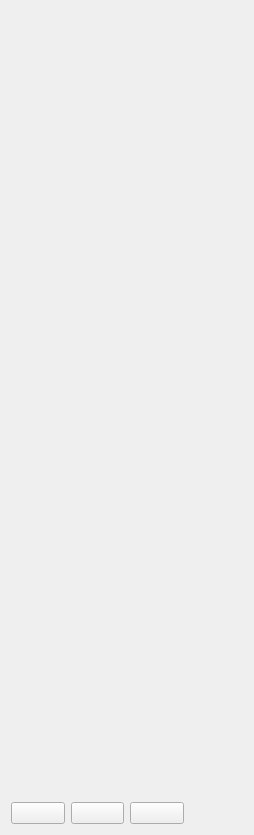
<?xml version='1.0' encoding='utf-8'?>
<ui version="4.0">
 <class>RpgTeamSheetScreen</class>
 <widget class="QWidget" name="RpgTeamSheetScreen">
  <property name="styleSheet">
   <string notr="true">#RpgTeamSheetScreen {
    background-color: #d0c0a0;
    font-family: "Pixelify Sans", monospace;
    font-size: 20px;
    color: #302000;
}

#RpgTeamSheetScreen QScrollArea, #RpgTeamSheetScreen QScrollArea &gt; QWidget &gt; QWidget {
    background: transparent;
    border: none;
}

#RpgTeamSheetScreen QLabel#rpgTitle {
    color: #c0b080;
    font-family: "Press Start 2P", monospace;
    font-size: 28px;
    font-weight: bold;
}

#RpgTeamSheetScreen QLabel[rpgRole="block"] {
    color: #c0a060;
    font-size: 20px;
    font-weight: bold;
}

#RpgTeamSheetScreen QLabel[rpgRole="field"] {
    color: #705020;
    font-size: 16px;
}

#RpgTeamSheetScreen QLabel[rpgRole="value"] {
    color: #302000;
    font-size: 20px;
}

#RpgTeamSheetScreen QLabel[rpgRole="bigValue"] {
    color: #302000;
    font-family: "Press Start 2P", monospace;
    font-size: 28px;
    font-weight: bold;
}

#RpgTeamSheetScreen QFrame[rpgRole="hairline"] {
    background-color: #c0a060;
    border: none;
}

#RpgTeamSheetScreen QLabel[rpgRole="signature"] {
    color: #705020;
    font-size: 20px;
    border-bottom: 1px dotted #907030;
}

#RpgTeamSheetScreen QLabel[rpgRole="prose"] {
    color: #705020;
    font-size: 20px;
}

#RpgTeamSheetScreen QFrame[rpgRole="cell"], #RpgTeamSheetScreen QFrame[rpgRole="chip"], #RpgTeamSheetScreen QFrame[rpgRole="action"], #RpgTeamSheetScreen QFrame[rpgRole="illustration"] {
    background: #f0e0d0;
    border: 2px solid #302000;
    border-radius: 0;
}

#RpgTeamSheetScreen QFrame[rpgRole="row"] {
    background: transparent;
    border: none;
    border-bottom: 2px solid #907030;
    border-radius: 0;
}

#RpgTeamSheetScreen hmi--MenuEntryButton {
    color: #705020;
    background: transparent;
    border: none;
    text-align: left;
    padding: 8px 12px;
    font-size: 20px;
    font-weight: bold;
}

#RpgTeamSheetScreen hmi--MenuEntryButton:hover, #RpgTeamSheetScreen hmi--MenuEntryButton:focus {
    color: #c0a060;
    background: transparent;
}</string>
  </property>
  <layout class="QVBoxLayout" name="pageLayout">
   <item>
    <widget class="hmi::TitleBanner" name="rpgTitle">
     <property name="text">
      <string />
     </property>
    </widget>
   </item>
   <item>
    <widget class="QWidget" name="bodyHost">
     <layout class="QHBoxLayout" name="bodyRow">
      <item>
       <widget class="QWidget" name="leftColumn">
        <layout class="QVBoxLayout" name="leftColumnLayout">
         <item>
          <widget class="hmi::ParchmentPanel" name="leftColumnBlock0Panel">
           <layout class="QVBoxLayout" name="leftColumnBlock0Inset">
            <item>
             <widget class="QScrollArea" name="leftColumnBlock0Scroll">
              <property name="widgetResizable">
               <bool>true</bool>
              </property>
              <property name="frameShape">
               <enum>QFrame::NoFrame</enum>
              </property>
              <widget class="QWidget" name="leftColumnBlock0Content">
               <layout class="QVBoxLayout" name="leftColumnBlock0Layout">
                <item>
                 <widget class="QLabel" name="leftColumnBlock0Title">
                  <property name="text">
                   <string />
                  </property>
                  <property name="rpgRole" stdset="0">
                   <string>block</string>
                  </property>
                  <property name="rpgKey" stdset="0">
                   <string>rpg.block.team</string>
                  </property>
                 </widget>
                </item>
                <item>
                 <layout class="QGridLayout" name="leftColumnBlock0Grid">
                  <item row="0" column="0">
                   <widget class="QLabel" name="leftColumnBlock0Field0Label">
                    <property name="text">
                     <string />
                    </property>
                    <property name="rpgRole" stdset="0">
                     <string>field</string>
                    </property>
                    <property name="rpgKey" stdset="0">
                     <string>rpg.field.team_name</string>
                    </property>
                   </widget>
                  </item>
                  <item row="0" column="1">
                   <widget class="QLabel" name="leftColumnBlock0Field0Value">
                    <property name="text">
                     <string />
                    </property>
                    <property name="rpgRole" stdset="0">
                     <string>value</string>
                    </property>
                   </widget>
                  </item>
                  <item row="1" column="0">
                   <widget class="QLabel" name="leftColumnBlock0Field1Label">
                    <property name="text">
                     <string />
                    </property>
                    <property name="rpgRole" stdset="0">
                     <string>field</string>
                    </property>
                    <property name="rpgKey" stdset="0">
                     <string>rpg.field.career_points</string>
                    </property>
                   </widget>
                  </item>
                  <item row="1" column="1">
                   <widget class="QLabel" name="leftColumnBlock0Field1Value">
                    <property name="text">
                     <string />
                    </property>
                    <property name="rpgRole" stdset="0">
                     <string>value</string>
                    </property>
                   </widget>
                  </item>
                  <item row="2" column="0">
                   <widget class="QLabel" name="leftColumnBlock0Field2Label">
                    <property name="text">
                     <string />
                    </property>
                    <property name="rpgRole" stdset="0">
                     <string>field</string>
                    </property>
                    <property name="rpgKey" stdset="0">
                     <string>rpg.field.fame</string>
                    </property>
                   </widget>
                  </item>
                  <item row="2" column="1">
                   <widget class="QLabel" name="leftColumnBlock0Field2Value">
                    <property name="text">
                     <string />
                    </property>
                    <property name="rpgRole" stdset="0">
                     <string>value</string>
                    </property>
                   </widget>
                  </item>
                  <item row="3" column="0">
                   <widget class="QLabel" name="leftColumnBlock0Field3Label">
                    <property name="text">
                     <string />
                    </property>
                    <property name="rpgRole" stdset="0">
                     <string>field</string>
                    </property>
                    <property name="rpgKey" stdset="0">
                     <string>rpg.field.prestige</string>
                    </property>
                   </widget>
                  </item>
                  <item row="3" column="1">
                   <widget class="QLabel" name="leftColumnBlock0Field3Value">
                    <property name="text">
                     <string />
                    </property>
                    <property name="rpgRole" stdset="0">
                     <string>value</string>
                    </property>
                   </widget>
                  </item>
                  <item row="4" column="0">
                   <widget class="QLabel" name="leftColumnBlock0Field4Label">
                    <property name="text">
                     <string />
                    </property>
                    <property name="rpgRole" stdset="0">
                     <string>field</string>
                    </property>
                    <property name="rpgKey" stdset="0">
                     <string>rpg.field.beneficiary</string>
                    </property>
                   </widget>
                  </item>
                  <item row="4" column="1">
                   <widget class="QLabel" name="leftColumnBlock0Field4Value">
                    <property name="text">
                     <string />
                    </property>
                    <property name="rpgRole" stdset="0">
                     <string>value</string>
                    </property>
                   </widget>
                  </item>
                  <item row="5" column="0">
                   <widget class="QLabel" name="leftColumnBlock0Field5Label">
                    <property name="text">
                     <string />
                    </property>
                    <property name="rpgRole" stdset="0">
                     <string>field</string>
                    </property>
                    <property name="rpgKey" stdset="0">
                     <string>rpg.field.style</string>
                    </property>
                   </widget>
                  </item>
                  <item row="5" column="1">
                   <widget class="QLabel" name="leftColumnBlock0Field5Value">
                    <property name="text">
                     <string />
                    </property>
                    <property name="rpgRole" stdset="0">
                     <string>value</string>
                    </property>
                   </widget>
                  </item>
                  <item row="6" column="0">
                   <widget class="QLabel" name="leftColumnBlock0Field6Label">
                    <property name="text">
                     <string />
                    </property>
                    <property name="rpgRole" stdset="0">
                     <string>field</string>
                    </property>
                    <property name="rpgKey" stdset="0">
                     <string>rpg.field.specialization</string>
                    </property>
                   </widget>
                  </item>
                  <item row="6" column="1">
                   <widget class="QLabel" name="leftColumnBlock0Field6Value">
                    <property name="text">
                     <string />
                    </property>
                    <property name="rpgRole" stdset="0">
                     <string>value</string>
                    </property>
                   </widget>
                  </item>
                 </layout>
                </item>
               </layout>
              </widget>
             </widget>
            </item>
           </layout>
          </widget>
         </item>
         <item>
          <widget class="hmi::ParchmentPanel" name="leftColumnBlock1Panel">
           <layout class="QVBoxLayout" name="leftColumnBlock1Inset">
            <item>
             <widget class="QScrollArea" name="leftColumnBlock1Scroll">
              <property name="widgetResizable">
               <bool>true</bool>
              </property>
              <property name="frameShape">
               <enum>QFrame::NoFrame</enum>
              </property>
              <widget class="QWidget" name="leftColumnBlock1Content">
               <layout class="QVBoxLayout" name="leftColumnBlock1Layout">
                <item>
                 <widget class="QLabel" name="leftColumnBlock1Title">
                  <property name="text">
                   <string />
                  </property>
                  <property name="rpgRole" stdset="0">
                   <string>block</string>
                  </property>
                  <property name="rpgKey" stdset="0">
                   <string>rpg.block.team_members</string>
                  </property>
                 </widget>
                </item>
                <item>
                 <widget class="QFrame" name="leftColumnBlock1Row0">
                  <property name="rpgRole" stdset="0">
                   <string>row</string>
                  </property>
                  <layout class="QHBoxLayout" name="leftColumnBlock1Row0Layout">
                   <item>
                    <widget class="QLabel" name="leftColumnBlock1Row0Value">
                     <property name="text">
                      <string />
                     </property>
                     <property name="rpgRole" stdset="0">
                      <string>value</string>
                     </property>
                    </widget>
                   </item>
                  </layout>
                 </widget>
                </item>
                <item>
                 <widget class="QFrame" name="leftColumnBlock1Row1">
                  <property name="rpgRole" stdset="0">
                   <string>row</string>
                  </property>
                  <layout class="QHBoxLayout" name="leftColumnBlock1Row1Layout">
                   <item>
                    <widget class="QLabel" name="leftColumnBlock1Row1Value">
                     <property name="text">
                      <string />
                     </property>
                     <property name="rpgRole" stdset="0">
                      <string>value</string>
                     </property>
                    </widget>
                   </item>
                  </layout>
                 </widget>
                </item>
                <item>
                 <widget class="QFrame" name="leftColumnBlock1Row2">
                  <property name="rpgRole" stdset="0">
                   <string>row</string>
                  </property>
                  <layout class="QHBoxLayout" name="leftColumnBlock1Row2Layout">
                   <item>
                    <widget class="QLabel" name="leftColumnBlock1Row2Value">
                     <property name="text">
                      <string />
                     </property>
                     <property name="rpgRole" stdset="0">
                      <string>value</string>
                     </property>
                    </widget>
                   </item>
                  </layout>
                 </widget>
                </item>
                <item>
                 <widget class="QFrame" name="leftColumnBlock1Row3">
                  <property name="rpgRole" stdset="0">
                   <string>row</string>
                  </property>
                  <layout class="QHBoxLayout" name="leftColumnBlock1Row3Layout">
                   <item>
                    <widget class="QLabel" name="leftColumnBlock1Row3Value">
                     <property name="text">
                      <string />
                     </property>
                     <property name="rpgRole" stdset="0">
                      <string>value</string>
                     </property>
                    </widget>
                   </item>
                  </layout>
                 </widget>
                </item>
               </layout>
              </widget>
             </widget>
            </item>
           </layout>
          </widget>
         </item>
         <item>
          <widget class="hmi::ParchmentPanel" name="leftColumnBlock2Panel">
           <layout class="QVBoxLayout" name="leftColumnBlock2Inset">
            <item>
             <widget class="QScrollArea" name="leftColumnBlock2Scroll">
              <property name="widgetResizable">
               <bool>true</bool>
              </property>
              <property name="frameShape">
               <enum>QFrame::NoFrame</enum>
              </property>
              <widget class="QWidget" name="leftColumnBlock2Content">
               <layout class="QVBoxLayout" name="leftColumnBlock2Layout">
                <item>
                 <widget class="QLabel" name="leftColumnBlock2Title">
                  <property name="text">
                   <string />
                  </property>
                  <property name="rpgRole" stdset="0">
                   <string>block</string>
                  </property>
                  <property name="rpgKey" stdset="0">
                   <string>rpg.block.relations</string>
                  </property>
                 </widget>
                </item>
                <item>
                 <widget class="QLabel" name="leftColumnBlock2Prose">
                  <property name="text">
                   <string />
                  </property>
                  <property name="wordWrap">
                   <bool>true</bool>
                  </property>
                  <property name="alignment">
                   <set>Qt::AlignLeft|Qt::AlignTop</set>
                  </property>
                  <property name="rpgRole" stdset="0">
                   <string>prose</string>
                  </property>
                 </widget>
                </item>
               </layout>
              </widget>
             </widget>
            </item>
           </layout>
          </widget>
         </item>
         <item>
          <spacer name="leftColumnStretch">
           <property name="orientation">
            <enum>Qt::Vertical</enum>
           </property>
          </spacer>
         </item>
        </layout>
       </widget>
      </item>
      <item>
       <widget class="QWidget" name="rightColumn">
        <layout class="QVBoxLayout" name="rightColumnLayout">
         <item>
          <widget class="hmi::ParchmentPanel" name="rightColumnBlock0Panel">
           <layout class="QVBoxLayout" name="rightColumnBlock0Inset">
            <item>
             <widget class="QScrollArea" name="rightColumnBlock0Scroll">
              <property name="widgetResizable">
               <bool>true</bool>
              </property>
              <property name="frameShape">
               <enum>QFrame::NoFrame</enum>
              </property>
              <widget class="QWidget" name="rightColumnBlock0Content">
               <layout class="QVBoxLayout" name="rightColumnBlock0Layout">
                <item>
                 <widget class="QLabel" name="rightColumnBlock0Title">
                  <property name="text">
                   <string />
                  </property>
                  <property name="rpgRole" stdset="0">
                   <string>block</string>
                  </property>
                  <property name="rpgKey" stdset="0">
                   <string>rpg.block.coat_of_arms</string>
                  </property>
                 </widget>
                </item>
                <item>
                 <widget class="QFrame" name="rightColumnBlock0Illustration">
                  <property name="rpgRole" stdset="0">
                   <string>illustration</string>
                  </property>
                 </widget>
                </item>
               </layout>
              </widget>
             </widget>
            </item>
           </layout>
          </widget>
         </item>
         <item>
          <widget class="hmi::ParchmentPanel" name="rightColumnBlock1Panel">
           <layout class="QVBoxLayout" name="rightColumnBlock1Inset">
            <item>
             <widget class="QScrollArea" name="rightColumnBlock1Scroll">
              <property name="widgetResizable">
               <bool>true</bool>
              </property>
              <property name="frameShape">
               <enum>QFrame::NoFrame</enum>
              </property>
              <widget class="QWidget" name="rightColumnBlock1Content">
               <layout class="QVBoxLayout" name="rightColumnBlock1Layout">
                <item>
                 <widget class="QLabel" name="rightColumnBlock1Title">
                  <property name="text">
                   <string />
                  </property>
                  <property name="rpgRole" stdset="0">
                   <string>block</string>
                  </property>
                  <property name="rpgKey" stdset="0">
                   <string>rpg.block.dream</string>
                  </property>
                 </widget>
                </item>
                <item>
                 <widget class="QLabel" name="rightColumnBlock1Prose">
                  <property name="text">
                   <string />
                  </property>
                  <property name="wordWrap">
                   <bool>true</bool>
                  </property>
                  <property name="alignment">
                   <set>Qt::AlignLeft|Qt::AlignTop</set>
                  </property>
                  <property name="rpgRole" stdset="0">
                   <string>prose</string>
                  </property>
                 </widget>
                </item>
               </layout>
              </widget>
             </widget>
            </item>
           </layout>
          </widget>
         </item>
         <item>
          <widget class="hmi::ParchmentPanel" name="rightColumnBlock2Panel">
           <layout class="QVBoxLayout" name="rightColumnBlock2Inset">
            <item>
             <widget class="QScrollArea" name="rightColumnBlock2Scroll">
              <property name="widgetResizable">
               <bool>true</bool>
              </property>
              <property name="frameShape">
               <enum>QFrame::NoFrame</enum>
              </property>
              <widget class="QWidget" name="rightColumnBlock2Content">
               <layout class="QVBoxLayout" name="rightColumnBlock2Layout">
                <item>
                 <widget class="QLabel" name="rightColumnBlock2Title">
                  <property name="text">
                   <string />
                  </property>
                  <property name="rpgRole" stdset="0">
                   <string>block</string>
                  </property>
                  <property name="rpgKey" stdset="0">
                   <string>rpg.block.hidden_agenda</string>
                  </property>
                 </widget>
                </item>
                <item>
                 <widget class="QLabel" name="rightColumnBlock2Prose">
                  <property name="text">
                   <string />
                  </property>
                  <property name="wordWrap">
                   <bool>true</bool>
                  </property>
                  <property name="alignment">
                   <set>Qt::AlignLeft|Qt::AlignTop</set>
                  </property>
                  <property name="rpgRole" stdset="0">
                   <string>prose</string>
                  </property>
                 </widget>
                </item>
               </layout>
              </widget>
             </widget>
            </item>
           </layout>
          </widget>
         </item>
         <item>
          <widget class="hmi::ParchmentPanel" name="rightColumnBlock3Panel">
           <layout class="QVBoxLayout" name="rightColumnBlock3Inset">
            <item>
             <widget class="QScrollArea" name="rightColumnBlock3Scroll">
              <property name="widgetResizable">
               <bool>true</bool>
              </property>
              <property name="frameShape">
               <enum>QFrame::NoFrame</enum>
              </property>
              <widget class="QWidget" name="rightColumnBlock3Content">
               <layout class="QVBoxLayout" name="rightColumnBlock3Layout">
                <item>
                 <widget class="QLabel" name="rightColumnBlock3Title">
                  <property name="text">
                   <string />
                  </property>
                  <property name="rpgRole" stdset="0">
                   <string>block</string>
                  </property>
                  <property name="rpgKey" stdset="0">
                   <string>rpg.block.legendary_rewards</string>
                  </property>
                 </widget>
                </item>
                <item>
                 <widget class="QLabel" name="rightColumnBlock3Prose">
                  <property name="text">
                   <string />
                  </property>
                  <property name="wordWrap">
                   <bool>true</bool>
                  </property>
                  <property name="alignment">
                   <set>Qt::AlignLeft|Qt::AlignTop</set>
                  </property>
                  <property name="rpgRole" stdset="0">
                   <string>prose</string>
                  </property>
                 </widget>
                </item>
               </layout>
              </widget>
             </widget>
            </item>
           </layout>
          </widget>
         </item>
         <item>
          <widget class="hmi::ParchmentPanel" name="rightColumnBlock4Panel">
           <layout class="QVBoxLayout" name="rightColumnBlock4Inset">
            <item>
             <widget class="QScrollArea" name="rightColumnBlock4Scroll">
              <property name="widgetResizable">
               <bool>true</bool>
              </property>
              <property name="frameShape">
               <enum>QFrame::NoFrame</enum>
              </property>
              <widget class="QWidget" name="rightColumnBlock4Content">
               <layout class="QVBoxLayout" name="rightColumnBlock4Layout">
                <item>
                 <widget class="QLabel" name="rightColumnBlock4Title">
                  <property name="text">
                   <string />
                  </property>
                  <property name="rpgRole" stdset="0">
                   <string>block</string>
                  </property>
                  <property name="rpgKey" stdset="0">
                   <string>rpg.block.headquarters</string>
                  </property>
                 </widget>
                </item>
                <item>
                 <widget class="QFrame" name="rightColumnBlock4Row0">
                  <property name="rpgRole" stdset="0">
                   <string>row</string>
                  </property>
                  <layout class="QHBoxLayout" name="rightColumnBlock4Row0Layout">
                   <item>
                    <widget class="QLabel" name="rightColumnBlock4Row0Value">
                     <property name="text">
                      <string />
                     </property>
                     <property name="rpgRole" stdset="0">
                      <string>value</string>
                     </property>
                    </widget>
                   </item>
                  </layout>
                 </widget>
                </item>
                <item>
                 <widget class="QFrame" name="rightColumnBlock4Row1">
                  <property name="rpgRole" stdset="0">
                   <string>row</string>
                  </property>
                  <layout class="QHBoxLayout" name="rightColumnBlock4Row1Layout">
                   <item>
                    <widget class="QLabel" name="rightColumnBlock4Row1Value">
                     <property name="text">
                      <string />
                     </property>
                     <property name="rpgRole" stdset="0">
                      <string>value</string>
                     </property>
                    </widget>
                   </item>
                  </layout>
                 </widget>
                </item>
                <item>
                 <widget class="QFrame" name="rightColumnBlock4Row2">
                  <property name="rpgRole" stdset="0">
                   <string>row</string>
                  </property>
                  <layout class="QHBoxLayout" name="rightColumnBlock4Row2Layout">
                   <item>
                    <widget class="QLabel" name="rightColumnBlock4Row2Value">
                     <property name="text">
                      <string />
                     </property>
                     <property name="rpgRole" stdset="0">
                      <string>value</string>
                     </property>
                    </widget>
                   </item>
                  </layout>
                 </widget>
                </item>
                <item>
                 <widget class="QFrame" name="rightColumnBlock4Row3">
                  <property name="rpgRole" stdset="0">
                   <string>row</string>
                  </property>
                  <layout class="QHBoxLayout" name="rightColumnBlock4Row3Layout">
                   <item>
                    <widget class="QLabel" name="rightColumnBlock4Row3Value">
                     <property name="text">
                      <string />
                     </property>
                     <property name="rpgRole" stdset="0">
                      <string>value</string>
                     </property>
                    </widget>
                   </item>
                  </layout>
                 </widget>
                </item>
                <item>
                 <widget class="QFrame" name="rightColumnBlock4Row4">
                  <property name="rpgRole" stdset="0">
                   <string>row</string>
                  </property>
                  <layout class="QHBoxLayout" name="rightColumnBlock4Row4Layout">
                   <item>
                    <widget class="QLabel" name="rightColumnBlock4Row4Value">
                     <property name="text">
                      <string />
                     </property>
                     <property name="rpgRole" stdset="0">
                      <string>value</string>
                     </property>
                    </widget>
                   </item>
                  </layout>
                 </widget>
                </item>
                <item>
                 <widget class="QFrame" name="rightColumnBlock4Row5">
                  <property name="rpgRole" stdset="0">
                   <string>row</string>
                  </property>
                  <layout class="QHBoxLayout" name="rightColumnBlock4Row5Layout">
                   <item>
                    <widget class="QLabel" name="rightColumnBlock4Row5Value">
                     <property name="text">
                      <string />
                     </property>
                     <property name="rpgRole" stdset="0">
                      <string>value</string>
                     </property>
                    </widget>
                   </item>
                  </layout>
                 </widget>
                </item>
                <item>
                 <widget class="QFrame" name="rightColumnBlock4Row6">
                  <property name="rpgRole" stdset="0">
                   <string>row</string>
                  </property>
                  <layout class="QHBoxLayout" name="rightColumnBlock4Row6Layout">
                   <item>
                    <widget class="QLabel" name="rightColumnBlock4Row6Value">
                     <property name="text">
                      <string />
                     </property>
                     <property name="rpgRole" stdset="0">
                      <string>value</string>
                     </property>
                    </widget>
                   </item>
                  </layout>
                 </widget>
                </item>
                <item>
                 <widget class="QFrame" name="rightColumnBlock4Row7">
                  <property name="rpgRole" stdset="0">
                   <string>row</string>
                  </property>
                  <layout class="QHBoxLayout" name="rightColumnBlock4Row7Layout">
                   <item>
                    <widget class="QLabel" name="rightColumnBlock4Row7Value">
                     <property name="text">
                      <string />
                     </property>
                     <property name="rpgRole" stdset="0">
                      <string>value</string>
                     </property>
                    </widget>
                   </item>
                  </layout>
                 </widget>
                </item>
               </layout>
              </widget>
             </widget>
            </item>
           </layout>
          </widget>
         </item>
         <item>
          <spacer name="rightColumnStretch">
           <property name="orientation">
            <enum>Qt::Vertical</enum>
           </property>
          </spacer>
         </item>
        </layout>
       </widget>
      </item>
     </layout>
    </widget>
   </item>
   <item>
    <layout class="QHBoxLayout" name="footerRow">
     <item>
      <widget class="hmi::MenuEntryButton" name="closeButton">
       <property name="text">
        <string />
       </property>
      </widget>
     </item>
     <item>
      <widget class="hmi::MenuEntryButton" name="previousButton">
       <property name="text">
        <string />
       </property>
      </widget>
     </item>
     <item>
      <widget class="hmi::MenuEntryButton" name="nextButton">
       <property name="text">
        <string />
       </property>
      </widget>
     </item>
     <item>
      <widget class="QLabel" name="hintsLabel">
       <property name="text">
        <string />
       </property>
      </widget>
     </item>
    </layout>
   </item>
  </layout>
 </widget>
 <customwidgets>
  <customwidget>
   <class>hmi::TitleBanner</class>
   <extends>QLabel</extends>
   <header>HMI/Interface/TitleBanner.h</header>
  </customwidget>
  <customwidget>
   <class>hmi::ParchmentPanel</class>
   <extends>QWidget</extends>
   <header>HMI/Interface/ParchmentPanel.h</header>
   <container>1</container>
  </customwidget>
  <customwidget>
   <class>hmi::MenuEntryButton</class>
   <extends>QPushButton</extends>
   <header>HMI/Interface/MenuEntryButton.h</header>
  </customwidget>
 </customwidgets>
 <resources />
 <connections />
</ui>
